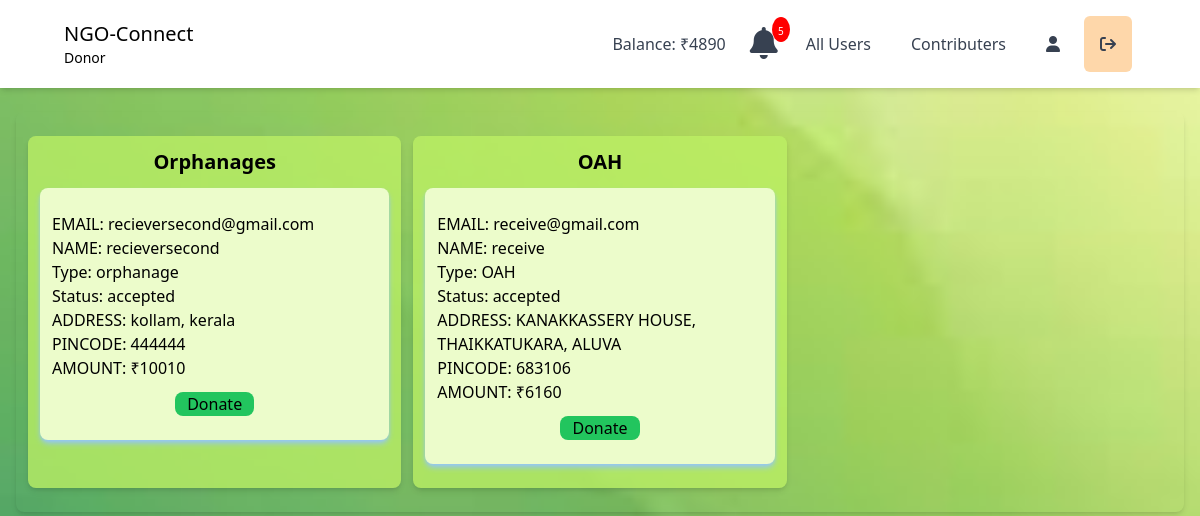
/ngo/ngo_base/ (signed in), run on an earlier commit of the app's database.
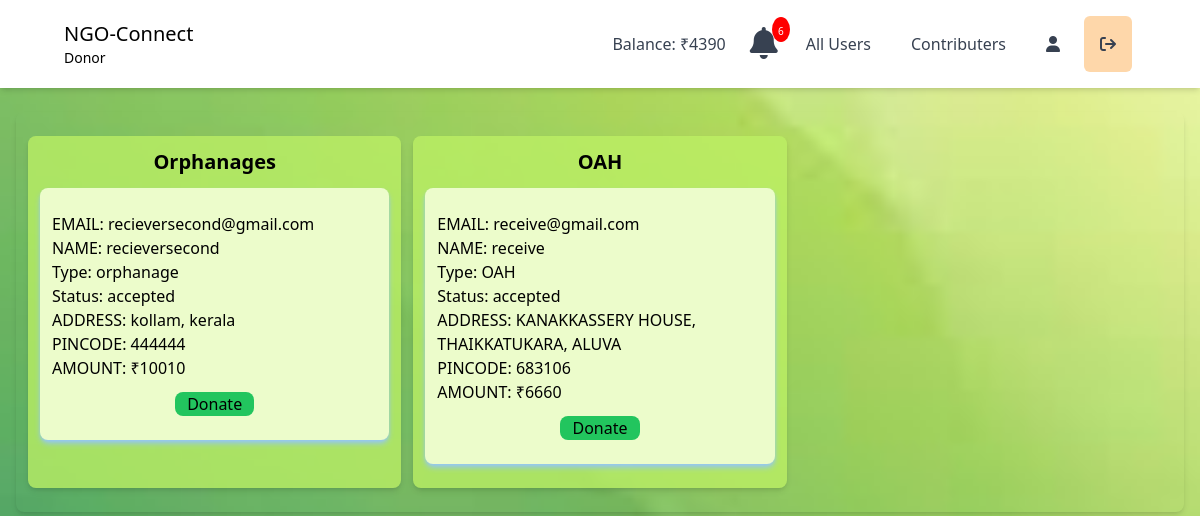
And on a later commit of the database.
### ngo/models.py (models this page shows)
class NgoBank(models.Model):
    user = models.OneToOneField(User, on_delete=models.CASCADE)
    current_balance = models.IntegerField(null=True)

### reciever/models.py (models this page shows)
class RecieverBank(models.Model):
    user = models.OneToOneField(User, on_delete=models.CASCADE)
    current_balance = models.IntegerField(null=True)

### ngo/views.py (the view)
# urls.py: path('ngo_base/', views.ngo_base, name="ngo_base"),
@login_required(login_url="signup")
def ngo_base(request):
    user_name=request.user
    users = User.objects.all()
    user_details = ngousers.objects.all()
    reciever = ReceiverMoreDetails.objects.all()
    reciever_ngo = Reciever_under_ngo.objects.all()
    reciever_bank = RecieverBank.objects.all()
    count = 1
    ngo_request_count = Reciever_under_ngo.objects.filter(user=request.user, status='pending')
    ngo_request_oah_count = Reciever_under_ngo.objects.filter(
        user=request.user,
        status='accepted',
        reciever__receivermoredetails__reciever_type='OAH'  # Spanning relationships
    ).distinct().count()
    ngo_request_orphanage_count = Reciever_under_ngo.objects.filter(
        user=request.user,
        status='accepted',
        reciever__receivermoredetails__reciever_type='orphanage'  # Spanning relationships
    ).distinct().count()
    ngo_request_non_oah_orphanage_count = Reciever_under_ngo.objects.filter(
        user=request.user,
        status='accepted'
    ).exclude(
        reciever__receivermoredetails__reciever_type__in=['OAH', 'orphanage']
    ).distinct().count()
    try:
        bank = NgoBank.objects.get(user=request.user)
    except NgoBank.DoesNotExist:
        bank = NgoBank(user=request.user)
    notifications = Notifications.objects.filter(user=request.user).order_by('-id')
    notification_count = notifications.count()
    balance = ngousers.objects.get(user=request.user)
    reciever_requests = RecieverRequests.objects.filter(to_user=request.user, status='pending')
    context = {
        'me' : user_name,
        'users' : users,
        'user_details' : user_details,
        'count' : count,
        'reciever' : reciever,
        'reciever_ngo' : reciever_ngo,
        'ngo_request_count' : ngo_request_count,
        'ngo_request_oah_count' : ngo_request_oah_count,
        'ngo_request_orphanage_count' : ngo_request_orphanage_count,
        'ngo_request_non_oah_orphanage_count' : ngo_request_non_oah_orphanage_count,
        'bank' : bank,
        'notifications' : notifications,
        'notification_count' : notification_count,
        'balance' : balance,
        'reciever_bank' : reciever_bank,
        'reciever_requests' : reciever_requests
    }
    return render(request, 'ngo_base.html', context)

### ngo/templates/ngo_base.html (shortened to what the changed rows need)
<!DOCTYPE html>
<html lang="en">
<head>
    <script src="https://cdn.tailwindcss.com"></script>
    <link rel="stylesheet" href="https://cdnjs.cloudflare.com/ajax/libs/font-awesome/6.1.1/css/all.min.css" />
    <link
    rel="stylesheet"
    href="https://cdn.jsdelivr.net/npm/bootstrap-icons@1.3.0/font/bootstrap-icons.css"
  />
</head>
<body class="font-sans" style="
            background-size: cover;
            background-position: center;" >
<header
    class="lg:px-16 px-4 bg-white flex flex-wrap items-center py-4 shadow-md"
>
    <div class="hidden lg:flex lg:items-center lg:w-auto w-full" id="menu">
        <nav>
            <ul
                class="lg:flex items-center justify-between text-base text-gray-700 pt-4 lg:pt-0"
            >
            <li>
              <a class="md:p-4 py-3 px-0 block" href="/ngo/ngo_balance_sheet">Balance: ₹{{bank.current_balance}}</a>
            </li>
            <li class="relative">
              <a href="#" class="px-2" id="notificationButton">
                <div class="notification-icon">
                    <i class="fas fa-bell fa-2x"></i>
                    <span class="badge">{{ notification_count }}</span>
                </div>
              </a>
            </li>
            </ul>
        </nav>
    </div>
</header>
<section class="text-center my-6 mx-4">
    <div class="flex flex-col lg:grid lg:grid-cols-3 gap-3 justify-around rounded-lg shadow-md p-3 my-3">
      {% if ngo_request_orphanage_count != 0 %}
        <div class="bg-lime-300/75 rounded-lg shadow-md p-3 my-3">
            <h2 class="text-xl font-bold">Orphanages</h2>
        </div>
      {% endif %}
    {% if ngo_request_oah_count != 0 %}
        <div class="bg-lime-300/75 rounded-lg shadow-md p-3 my-3">
          <h2 class="text-xl font-bold">OAH</h2>
          {% for user in users %} {% for detail in user_details %} {% if detail.user == user %}
          {% if detail.user_type == "Receiver" %}
          {% for r in reciever %}
          {% if r.user == user and r.reciever_type == 'OAH' %}
          {% for i in reciever_ngo %}
          {% if i.reciever == user and i.user == me and i.status == 'accepted' %}
          <div class="shadow-md shadow-blue-300 p-3 my-3 bg-lime-100 rounded-lg">
            <ul class="mt-3">
              <li class="text-left">EMAIL: {{ user.username }}</li>
              <li class="text-left">NAME: {{ user.first_name }}</li>
              <li class="text-left">Type: {{ r.reciever_type }} </li>
              <li class="text-left">Status: {{ i.status }} </li>
              <li class="text-left">ADDRESS: {{ detail.address }}</li>
              <li class="text-left">PINCODE: {{ detail.pincode }}</li>
              {% for bal in reciever_bank %}
              {% if bal.user == detail.user %}
                <li class="text-left">AMOUNT: ₹{{ bal.current_balance }}</li>
              {% endif %}
              {% endfor %}
            </ul>
            <div class="flex justify-around">
              <form method="post" action="/ngo/ngo_donate_btn_request">
                  <button type="submit" class="my-3 px-3 bg-green-500 rounded-lg">Donate</button>
              </form>
            </div>
          </div>
          {% endif %}
          {% endfor %}
          {% endif %}
          {% endfor %}
          {% endif %}
          {% endif %} {% endfor %} {% endfor %}
        </div>
        {% endif %}
      </div>
    </section>
  </body>
</html>

What changed in the data, as far as the page shows it:
changed NgoBank: current_balance "4890" → "4390"
changed RecieverBank (number 2 of 2 on the later page): current_balance "6160" → "6660"
Also different on the page:
{{ notification_count }}: "5" → "6"
